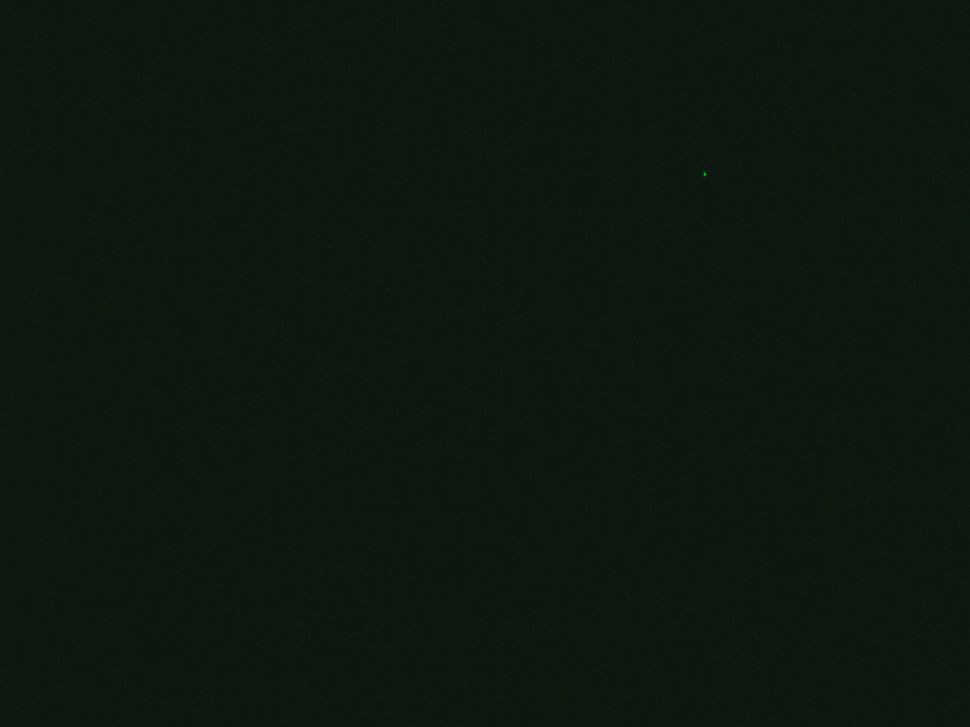
#> input picture EarlyTest.png, 970 x 727 px, shrunk from 2592 x 1944 before the run; its folder holds only this picture in this run
$ python -i SPIEScript2.py   (imports and definitions only)
#> lines starting #> are read from the running program, lines starting #| are printed output that depends on the picture; after the words box and inside, x2 and y2 are one past the last pixel; in counts of white or black regions, pixels touching at a corner belong together
# Code Generated by Microsoft Copilot
import warnings

import numpy as np
import matplotlib.pyplot as plt
from matplotlib import font_manager, rcParams
from scipy.optimize import curve_fit, OptimizeWarning
from PIL import Image
import cv2
from matplotlib.patches import Ellipse
import os
import csv

# physical camera properties you may need to change
# https://telescopicwatch.com/meade-8-lx200-acf-review/ for focal length
focal_length = 3048.0 #mm on 8 inch LX200 ACF
# https://www.celestron.com/products/neximage-5-solar-system-imager-5mp?srsltid=AfmBOopld100CNHs0HJw5GjLfA6yfL3MUhcrFf0_J6KfTKlHphuWg0kR#specifications
pixel_size = 2.2 #2.2 micron square on celestron nexImage 5, with 2x2 binning on lower resolution?
plate_scale = 206.265 *pixel_size/focal_length  # arcsec/pixel

def gaussian_2d(xy, amp, x0, y0, sigma_x, sigma_y, offset):
    x, y = xy
    return offset + amp * np.exp(-(((x - x0) ** 2) / (2 * sigma_x ** 2) + ((y - y0) ** 2) / (2 * sigma_y ** 2)))

def gaussian_1d(x, amp, x0, sigma, offset):
    return offset + amp * np.exp(-((x - x0) ** 2) / (2 * sigma ** 2))

def analyze_image(filename):
#> called with filename = 'EarlyTest.png'
    image = Image.open(filename).convert("L")
    image_np = np.array(image)
    saturated = np.any(image_np >= 255)
#> saturated = False

    _, thresh = cv2.threshold(image_np, 30, 255, cv2.THRESH_BINARY)
#> thresh: shape (727, 970); 0% white; 1 white region (1 under 20 px)
    coords = cv2.findNonZero(thresh)
#> coords = contour of 15 points, box (x1, y1, x2, y2) (703, 172, 707, 176), area 0
    if coords is None:
        return {"filename": filename, "status": "no bright region found"}

    x, y, w, h = cv2.boundingRect(coords)
#> x = 703; y = 172; w = 4; h = 4
    padding = 10
    x_start = max(x - padding, 0)
#> x_start = 693
    y_start = max(y - padding, 0)
#> y_start = 162
    x_end = min(x + w + padding, image_np.shape[1])
#> x_end = 717
    y_end = min(y + h + padding, image_np.shape[0])
#> y_end = 186
    cropped = image_np[y_start:y_end, x_start:x_end]
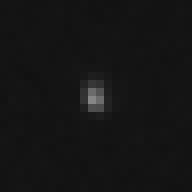
#> cropped: shape (24, 24) (shown 8 times larger); min 17, max 134, mean 21

    X, Y = np.meshgrid(np.arange(cropped.shape[1]), np.arange(cropped.shape[0]))
    try:
        popt_2d, _ = curve_fit(gaussian_2d, (X.ravel(), Y.ravel()), cropped.ravel(),
                               p0=(cropped.max(), cropped.shape[1]//2, cropped.shape[0]//2, 3, 3, cropped.min()))
#> popt_2d = [122.2, 11.34, 11.76, 0.833, 1.13, 19.74]
        amp, x0, y0, sigma_x, sigma_y, offset = popt_2d
#> amp = 122.2; x0 = 11.34; y0 = 11.76; sigma_x = 0.833; sigma_y = 1.13; offset = 19.74
        fwhm_x = 2.355 * sigma_x * plate_scale
#> fwhm_x = 0.292
        fwhm_y = 2.355 * sigma_y * plate_scale
#> fwhm_y = 0.396
        residuals = cropped - gaussian_2d((X, Y), *popt_2d).reshape(cropped.shape)
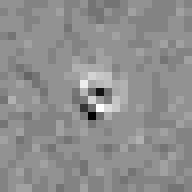
#> residuals: shape (24, 24) float64 (shown 8 times larger); min -9.4, max 7.4, mean -6.4e-10; drawn with min black and max white
        residual_std = np.std(residuals)
#> residual_std = 1.18
    except Exception as e:
        return {"filename": filename, "status": f"fit failed: {e}"}
    # Extract central horizontal line for 1D fit
    central_row = cropped[cropped.shape[0] // 2, :]
#> central_row = 24 values, max 134 at index 11, min 18 at index 0, mean 30.54
    x_data = np.arange(len(central_row))
#> x_data = 24 values from 0 to 23
    y_data = central_row
#> y_data has the same summary as central_row

    # Define 1D Gaussian
    def gaussian_1d(x, amp, x0, sigma, offset):
        return offset + amp * np.exp(-((x - x0) ** 2) / (2 * sigma ** 2))

    # Fit 1D Gaussian
    initial_guess_1d = (y_data.max(), len(y_data) // 2, 10, y_data.min())
#> initial_guess_1d = (134, 12, 10, 18)
    try:
        with warnings.catch_warnings():
            warnings.simplefilter("error", OptimizeWarning)
            popt_1d, _ = curve_fit(gaussian_1d, x_data, y_data, p0=initial_guess_1d, bounds=([0, 0, 0, 0], [np.inf, len(x_data), np.inf, np.inf]))
#> popt_1d = [124.1, 11.34, 0.801, 20.15]
    except (RuntimeError, OptimizeWarning):
        # Fallback: try a different initial guess
        initial_guess_2 = (y_data.max() - y_data.min(), np.argmax(y_data), len(y_data) / 5, y_data.min())
        try:
            popt_1d, _ = curve_fit(gaussian_1d, x_data, y_data, p0=initial_guess_2, bounds=([0, 0, 0, 0], [np.inf, len(x_data), np.inf, np.inf]))
        except Exception as e:
            print(f"Fit failed completely: {e}")
            popt_1d = None

    amp1d, x01d, sigma1d, offset1d = popt_1d
#> amp1d = 124.1; x01d = 11.34; sigma1d = 0.801; offset1d = 20.15
    fwhm_1d_arcsec = 2.355 * sigma1d * plate_scale
#> fwhm_1d_arcsec = 0.281
    fitted_1d = gaussian_1d(x_data, *popt_1d)
#> fitted_1d = 24 values, max 133.8 at index 11, min 20.15 at index 0, mean 30.54

    return {
        "filename": filename,
        "status": "ok",
        "saturated": saturated,
        "fwhm_x_arcsec": fwhm_x,
        "fwhm_y_arcsec": fwhm_y,
        "residual_std": residual_std,
        "1D_fwhm_arcsec": fwhm_1d_arcsec
    }

# [118 lines left out: functions plot_fit, batch_process, not called in this run]

>>> result = analyze_image('EarlyTest.png')
#> result = {'filename': 'EarlyTest.png', 'status': 'ok', 'saturated': False, 'fwhm_x_arcsec': 0.292, 'fwhm_y_arcsec': 0.396, 'residual_std': 1.18, '1D_fwhm_arcsec': 0.281}
